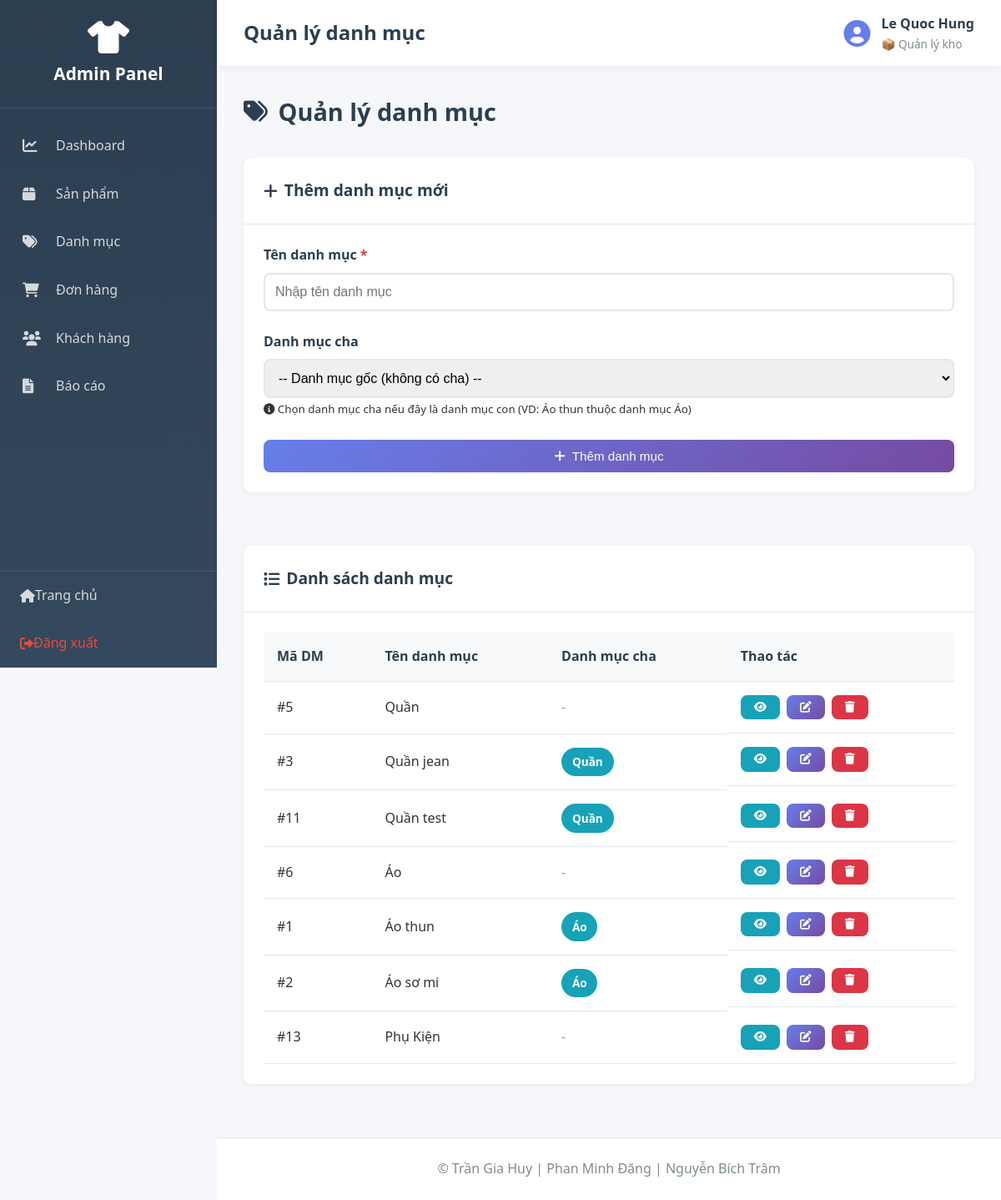
Screenshot of /admin/index.php?action=categories (signed in) with the database file from the repository.
### tables this page shows
CREATE TABLE `nhanvien` (
  `MaNV` int(11) NOT NULL,
  `HoTen` varchar(100) DEFAULT NULL,
  `TenDangNhap` varchar(50) DEFAULT NULL,
  `MatKhau` varchar(255) DEFAULT NULL,
  `Email` varchar(100) DEFAULT NULL,
  `SoDienThoai` varchar(15) DEFAULT NULL,
  `MaVaiTro` int(11) DEFAULT NULL,
  `TrangThai` varchar(20) DEFAULT 'active'
);

CREATE TABLE `vaitro` (
  `MaVaiTro` int(11) NOT NULL,
  `TenVaiTro` varchar(50) DEFAULT NULL,
  `QuyenHan` enum('ToanQuyen','NhapXuat','XemBanHang') DEFAULT NULL
);

CREATE TABLE `danhmuc` (
  `MaDM` int(11) NOT NULL,
  `TenDM` varchar(100) DEFAULT NULL,
  `MaDM_Cha` int(11) DEFAULT NULL
);

### app/controllers/AdminController.php (called while the page is built, shortened)
<?php
require_once __DIR__ . '/../../core/Controller.php';
class AdminController extends Controller {
    public function categories() {
        $categoryModel = $this->model('Category');
        $categories = $categoryModel->getAllCategories();
        $parentCategories = $categoryModel->getParentCategories();
        $data = [
            'page_title' => 'Quản lý danh mục',
            'categories' => $categories,
            'parentCategories' => $parentCategories
        ];
        $this->view('admin/categories', $data);
    }
}
?>

### core/Model.php (called while the page is built, shortened)
<?php
class Model {
    protected $db;
    public function __construct() {
        $this->db = $this->connectDB();
    }
    private function connectDB() {
        $conn = new mysqli(DB_HOST, DB_USER, DB_PASS, DB_NAME);
        $conn->set_charset("utf8mb4");
        return $conn;
    }
    public function query($sql) {
        return $this->db->query($sql);
    }
}
?>

### app/models/Admin.php (called while the page is built, shortened)
<?php
require_once __DIR__ . '/../../core/Model.php';
class Admin extends Model {
    public function isLoggedIn() {
        return isset($_SESSION['admin_id']) && isset($_SESSION['admin_role']);
    }
    public function getCurrentAdmin() {
        $adminId = intval($_SESSION['admin_id']);
        $sql = "SELECT nv.*, vt.TenVaiTro, vt.QuyenHan
                FROM nhanvien nv
                LEFT JOIN vaitro vt ON nv.MaVaiTro = vt.MaVaiTro
                WHERE nv.MaNV = {$adminId}";
        $result = $this->query($sql);
        if ($result && $result->num_rows > 0) {
            return $result->fetch_assoc();
        }
        return null;
    }
}
?>

### app/models/Category.php (called while the page is built, shortened)
<?php
require_once __DIR__ . '/../../core/Model.php';
class Category extends Model {
    public function getAllCategories() {
        $sql = "SELECT dm.*, dm_cha.TenDM as TenDMCha
                FROM danhmuc dm
                LEFT JOIN danhmuc dm_cha ON dm.MaDM_Cha = dm_cha.MaDM
                ORDER BY
                    COALESCE(dm.MaDM_Cha, dm.MaDM) ASC,
                    CASE WHEN dm.MaDM_Cha IS NULL THEN 0 ELSE 1 END ASC,
                    dm.MaDM ASC";
        $result = $this->query($sql);
        if ($result) {
            return $result->fetch_all(MYSQLI_ASSOC);
        }
        return [];
    }
}
?>

### app/views/admin/categories.php (the view, shortened to what this page needs)
<?php require_once __DIR__ . '/../layouts/admin_header.php'; ?>
<div class="page-header">
    <h2><i class="fas fa-tags"></i> Quản lý danh mục</h2>
</div>
<div class="admin-grid">
    <div class="admin-card">
        <div class="card-header">
            <h3><i class="fas fa-plus"></i> Thêm danh mục mới</h3>
        </div>
        <div class="card-body">
            <form method="POST" action="" class="admin-form">
                <div class="form-group">
                    <label for="ten_dm">Tên danh mục <span class="required">*</span></label>
                    <input type="text"
                           id="ten_dm"
                           name="ten_dm"
                           class="form-control"
                           placeholder="Nhập tên danh mục"
                           required>
                </div>
                <div class="form-group">
                    <label for="ma_dm_cha">Danh mục cha</label>
                    <select id="ma_dm_cha" name="ma_dm_cha" class="form-control">
                        <option value="">-- Danh mục gốc (không có cha) --</option>
                    </select>
                    <small class="form-hint">
                        <i class="fas fa-info-circle"></i>
                        Chọn danh mục cha nếu đây là danh mục con (VD: Áo thun thuộc danh mục Áo)
                    </small>
                </div>
                <button type="submit" name="add_category" class="btn btn-primary btn-block">
                    <i class="fas fa-plus"></i> Thêm danh mục
                </button>
            </form>
        </div>
    </div>
    <div class="admin-card">
        <div class="card-header">
            <h3><i class="fas fa-list"></i> Danh sách danh mục</h3>
        </div>
        <div class="card-body">
            <?php if (!empty($categories)): ?>
            <table class="data-table">
                <thead>
                    <tr>
                        <th>Mã DM</th>
                        <th>Tên danh mục</th>
                        <th>Danh mục cha</th>
                        <th>Thao tác</th>
                    </tr>
                </thead>
                <tbody>
                    <?php foreach ($categories as $category): ?>
                    <tr id="cat-<?php echo $category['MaDM']; ?>">
                        <td>#<?php echo $category['MaDM']; ?></td>
                        <td>
                            <span class="cat-name">
                                <?php echo htmlspecialchars($category['TenDM']); ?>
                            </span>
                        </td>
                        <td>
                            <span class="cat-parent">
                                <?php if ($category['TenDMCha']): ?>
                                    <span class="badge badge-info"><?php echo htmlspecialchars($category['TenDMCha']); ?></span>
                                <?php else: ?>
                                    <span style="color: #999;">-</span>
                                <?php endif; ?>
                            </span>
                        </td>
                        <td class="actions">
                            <a href="../public/index.php?category=<?php echo $category['MaDM']; ?>"
                               class="btn btn-sm btn-info"
                               title="Xem sản phẩm"
                               target="_blank">
                                <i class="fas fa-eye"></i>
                            </a>
                            <button onclick="editCategory(<?php echo $category['MaDM']; ?>)"
                                    class="btn btn-sm btn-primary btn-edit"
                                    title="Sửa">
                                <i class="fas fa-edit"></i>
                            </button>
                            <a href="index.php?action=categories&delete=<?php echo $category['MaDM']; ?>"
                               class="btn btn-sm btn-danger btn-delete"
                               title="Xóa"
                               onclick="return confirm('Bạn có chắc muốn xóa danh mục này?')">
                                <i class="fas fa-trash"></i>
                            </a>
                        </td>
                    </tr>
                    <?php endforeach; ?>
                </tbody>
            </table>
            <?php else: ?>
            <p class="text-center text-muted">Chưa có danh mục nào</p>
            <?php endif; ?>
        </div>
    </div>
</div>
<?php require_once __DIR__ . '/../layouts/admin_footer.php'; ?>

### app/views/layouts/admin_header.php (shortened to what this page needs)
<!DOCTYPE html>
<html lang="vi">
<head>
    <link rel="stylesheet" href="../public/css/admin.css">
    <link rel="stylesheet" href="https://cdnjs.cloudflare.com/ajax/libs/font-awesome/6.0.0/css/all.min.css">
</head>
<body class="admin-panel">
    <?php
    require_once __DIR__ . '/../../models/Admin.php';
    $adminModel = new Admin();
    $currentAdmin = $adminModel->getCurrentAdmin();
    ?>
    <aside class="admin-sidebar">
        <div class="sidebar-header">
            <i class="fas fa-tshirt"></i>
            <h2>Admin Panel</h2>
        </div>
        <nav class="sidebar-nav">
            <a href="index.php?action=dashboard" class="nav-item">
                <i class="fas fa-chart-line"></i>
                <span>Dashboard</span>
            </a>
            <a href="index.php?action=products" class="nav-item">
                <i class="fas fa-box"></i>
                <span>Sản phẩm</span>
            </a>
            <a href="index.php?action=categories" class="nav-item">
                <i class="fas fa-tags"></i>
                <span>Danh mục</span>
            </a>
            <a href="index.php?action=orders" class="nav-item">
                <i class="fas fa-shopping-cart"></i>
                <span>Đơn hàng</span>
            </a>
            <a href="index.php?action=customers" class="nav-item">
                <i class="fas fa-users"></i>
                <span>Khách hàng</span>
            </a>
            <a href="index.php?action=reports" class="nav-item">
                <i class="fas fa-file-alt"></i>
                <span>Báo cáo</span>
            </a>
        </nav>
        <div class="sidebar-footer">
            <a href="../public/index.php" class="nav-item">
                <i class="fas fa-home"></i>
                <span>Trang chủ</span>
            </a>
            <a href="index.php?action=logout" class="nav-item logout">
                <i class="fas fa-sign-out-alt"></i>
                <span>Đăng xuất</span>
            </a>
        </div>
    </aside>
    <div class="admin-main">
        <header class="admin-topbar">
            <div class="topbar-left">
                <h1><?php echo $page_title ?? 'Admin Panel'; ?></h1>
            </div>
            <div class="topbar-right">
                <div class="admin-info">
                    <i class="fas fa-user-circle fa-2x"></i>
                    <div>
                        <strong><?php echo $currentAdmin['HoTen'] ?? 'Admin'; ?></strong>
                        <small>
                            <?php
                            $roleName = $currentAdmin['TenVaiTro'] ?? $_SESSION['admin_role'] ?? 'Nhân viên';
                            $permission = $currentAdmin['QuyenHan'] ?? $_SESSION['admin_permission'] ?? '';
                            $roleIcons = [
                                'ToanQuyen' => '👑',
                                'NhapXuat' => '📦',
                                'XemBanHang' => '👤'
                            ];
                            echo ($roleIcons[$permission] ?? '👤') . ' ' . htmlspecialchars($roleName);
                            ?>
                        </small>
                    </div>
                </div>
            </div>
        </header>
        <main class="admin-content">

### public/css/admin.css (style rules this page uses)
* { margin: 0; padding: 0; box-sizing: border-box; }
body { font-family: 'Segoe UI', Tahoma, Geneva, Verdana, sans-serif; line-height: 1.6; color: #333; background-color: #f5f7fa; }
.admin-panel { display: flex; min-height: 100vh; }
.admin-sidebar { width: 260px; background: linear-gradient(180deg, #2c3e50 0%, #34495e 100%); color: white; position: fixed; height: 100vh; overflow-y: auto; z-index: 1000; }
.sidebar-header { padding: 1.5rem; text-align: center; border-bottom: 1px solid rgba(255,255,255,0.1); }
.sidebar-header i { font-size: 2.5rem; margin-bottom: 0.5rem; }
.sidebar-header h2 { font-size: 1.3rem; margin: 0; }
.sidebar-nav { padding: 1rem 0; }
.sidebar-nav .nav-item { display: flex; align-items: center; padding: 1rem 1.5rem; color: rgba(255,255,255,0.8); text-decoration: none; transition: all 0.3s; border-left: 3px solid transparent; }
.sidebar-nav .nav-item i { width: 24px; margin-right: 1rem; font-size: 1.1rem; }
.sidebar-footer { position: absolute; bottom: 0; width: 100%; border-top: 1px solid rgba(255,255,255,0.1); }
.sidebar-footer .nav-item { display: flex; align-items: center; padding: 1rem 1.5rem; color: rgba(255,255,255,0.8); text-decoration: none; transition: all 0.3s; }
.sidebar-footer .nav-item.logout { color: #e74c3c; }
.admin-main { margin-left: 260px; flex: 1; display: flex; flex-direction: column; min-height: 100vh; }
.admin-topbar { background: white; padding: 1rem 2rem; box-shadow: 0 2px 10px rgba(0,0,0,0.05); display: flex; justify-content: space-between; align-items: center; }
.topbar-left h1 { font-size: 1.5rem; color: #2c3e50; margin: 0; }
.topbar-right { display: flex; align-items: center; gap: 1.5rem; }
.admin-info { display: flex; align-items: center; gap: 0.8rem; }
.admin-info i { color: #667eea; }
.admin-info strong { display: block; color: #2c3e50; }
.admin-info small { display: block; color: #7f8c8d; font-size: 0.85rem; }
.admin-content { flex: 1; padding: 2rem; }
.page-header { display: flex; justify-content: space-between; align-items: center; margin-bottom: 2rem; }
.page-header h2 { font-size: 1.8rem; color: #2c3e50; display: flex; align-items: center; gap: 0.8rem; }
.admin-card { background: white; border-radius: 10px; box-shadow: 0 2px 10px rgba(0,0,0,0.05); margin-bottom: 2rem; }
.admin-card .card-header { padding: 1.5rem; border-bottom: 1px solid #e1e8ed; display: flex; justify-content: space-between; align-items: center; }
.admin-card .card-header h3 { margin: 0; font-size: 1.2rem; color: #2c3e50; display: flex; align-items: center; gap: 0.5rem; }
.admin-card .card-body { padding: 1.5rem; }
.admin-grid { display: grid; grid-template-columns: repeat(auto-fit, minmax(450px, 1fr)); gap: 2rem; }
.data-table { width: 100%; border-collapse: collapse; }
.data-table thead { background: #f8f9fa; }
.data-table th, .data-table td { padding: 1rem; text-align: left; border-bottom: 1px solid #e1e8ed; }
.data-table th { font-weight: 600; color: #2c3e50; }
.data-table .actions { display: flex; gap: 0.5rem; }
.btn { display: inline-flex; align-items: center; gap: 0.5rem; padding: 0.7rem 1.3rem; border: none; border-radius: 8px; font-size: 0.95rem; font-weight: 500; cursor: pointer; text-decoration: none; transition: all 0.3s; }
.btn-primary { background: linear-gradient(135deg, #667eea 0%, #764ba2 100%); color: white; }
.btn-danger { background-color: #dc3545; color: white; }
.btn-info { background-color: #17a2b8; color: white; }
.btn-sm { padding: 0.5rem 1rem; font-size: 0.85rem; }
.btn-block { width: 100%; justify-content: center; }
.admin-form .form-group { margin-bottom: 1.5rem; }
.admin-form label { display: block; margin-bottom: 0.5rem; font-weight: 600; color: #2c3e50; }
.admin-form .required { color: #dc3545; }
.admin-form .form-control { width: 100%; padding: 0.75rem; border: 2px solid #e1e8ed; border-radius: 8px; font-size: 1rem; transition: all 0.3s; }
.badge { display: inline-block; padding: 0.4rem 0.8rem; border-radius: 20px; font-size: 0.85rem; font-weight: 600; }
.badge-info { background-color: #17a2b8; color: white; }

### rows the page displays
nhanvien: HoTen "Le Quoc Hung", MaVaiTro.QuyenHan "📦", MaVaiTro.TenVaiTro "Quản lý kho"
danhmuc: MaDM "5", TenDM "Quần"
danhmuc: MaDM "3", TenDM "Quần jean", MaDM_Cha.TenDM "Quần"
danhmuc: MaDM "11", TenDM "Quần test", MaDM_Cha.TenDM "Quần"
danhmuc: MaDM "6", TenDM "Áo"
danhmuc: MaDM "1", TenDM "Áo thun", MaDM_Cha.TenDM "Áo"
danhmuc: MaDM "2", TenDM "Áo sơ mi", MaDM_Cha.TenDM "Áo"
danhmuc: MaDM "13", TenDM "Phụ Kiện"

### other values shown
$page_title "Quản lý danh mục"
